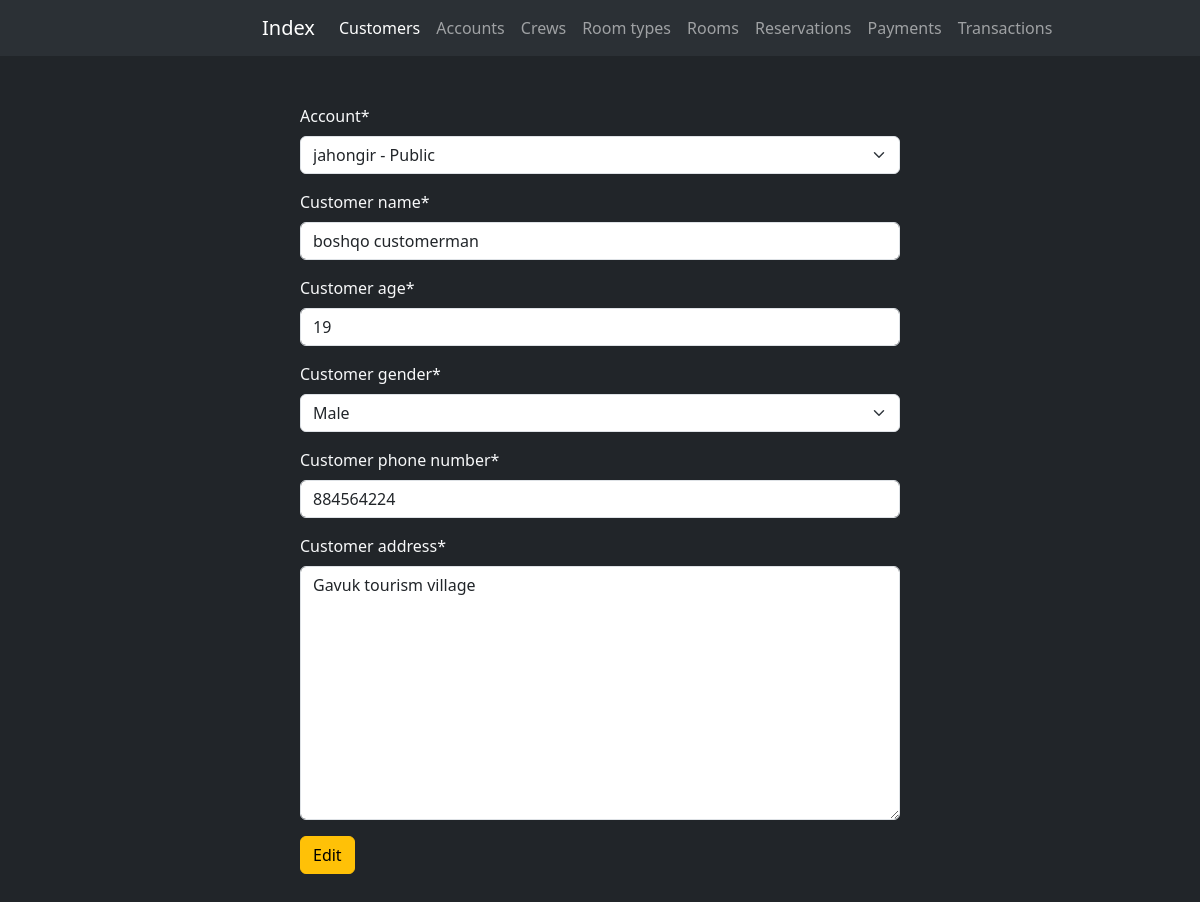
The page /update_customer/10/ on the database its author committed.
### reservation/models.py (models this page shows, shortened)
class Customers(models.Model):
    MALE = 'male'
    FEMALE = 'female'
    OTHER = 'other'
    GENDER = (
        (MALE, 'Male'),
        (FEMALE, 'Female'),
        (OTHER, 'Other')
    )
    account = models.OneToOneField(Accounts, on_delete=models.CASCADE, verbose_name="Account", related_name="account")
    name = models.CharField(max_length=255, verbose_name="Customer name")
    age = models.PositiveIntegerField(verbose_name="Customer age")
    gender = models.CharField(max_length=10, verbose_name="Customer gender", choices=GENDER, default=OTHER)
    contact_number = models.CharField(max_length=100, verbose_name="Customer phone number")
    address = models.TextField(verbose_name="Customer address")
    class Meta:
        verbose_name_plural = "Customers"

### reservation/views.py (the view, shortened to what this page needs)
# urls.py: path('update_customer/<int:customer_id>/', update_customer, name='update_customer'),
def update_customer(request, customer_id):
    customer = get_object_or_404(Customers, id=customer_id)
    form = CustomerForm(instance=customer)
    return render(request=request, template_name='reservation/edit_customer.html', context={"form": form})

### reservation/forms.py
class CustomerForm(forms.ModelForm):
    class Meta:
        model = Customers
        fields = '__all__'

### reservation/models.py (called while the page is built)
    def __str__(self):
        return f'{self.username} - {self.type}'

### templates/reservation/edit_customer.html (shortened to what this page needs)
{% extends 'navbar.html' %}
{% load crispy_forms_tags %}
{% block content %}
<div class="col-md-6 offset-3 my-5">
    <form action="" method="post">
        {{ form|crispy }}
        <button type="submit" class="btn btn-warning">Edit</button>
    </form>
</div>
{% endblock content %}

### rows shown on the page
Customers: account "jahongir - Public", name "boshqo customerman", age "19", gender "Male", contact_number "884564224", address "Gavuk tourism village"
